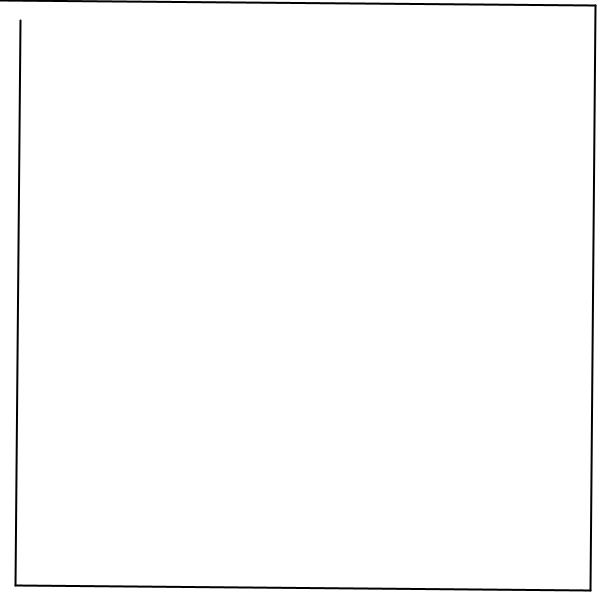
Frame 1 (no input)
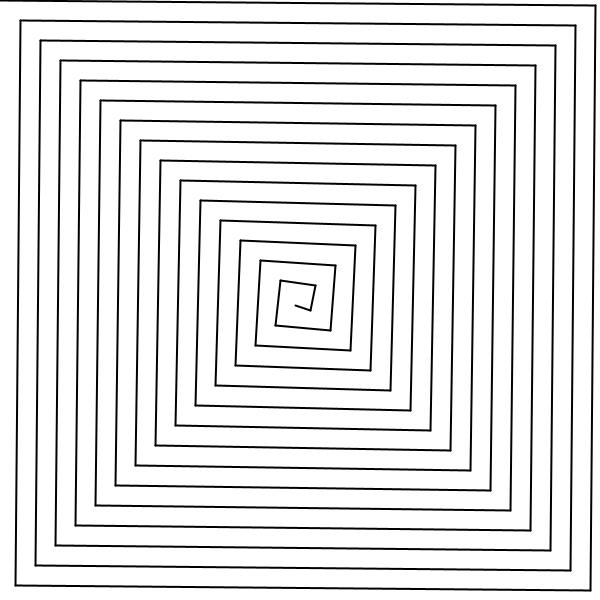
Frame 60 (the mouse pressed at the canvas centre just before this capture)
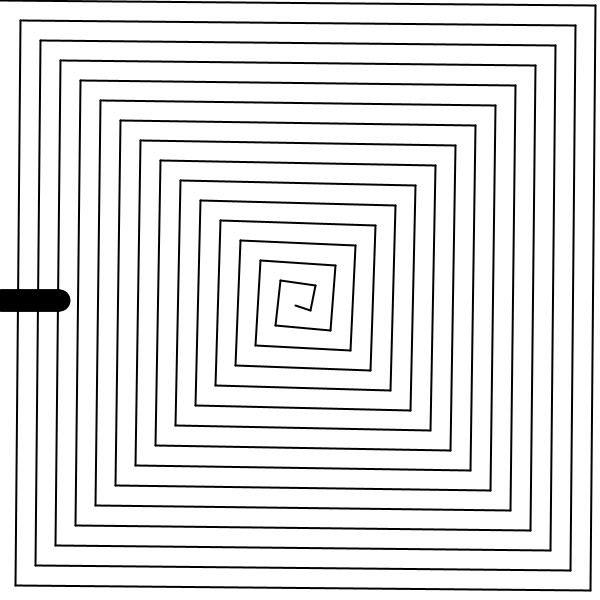
Frame 120 (the mouse held since frame 60 and released just before this capture)

The Processing sketch that drew these frames (run headless with seeded random() and noise(); from frame 60 on, the mouse is pressed at the canvas centre):

// Processing sketch: processing_43901
// ── processing_43901.pde

int a=5;
int b=a*2;
int c=a*3;
int d=a*4;
int x, y;
boolean filler = true;


void setup() {
  size(600, 600);
  smooth();
  background(255);
}

void draw() {
  // square spiral strokeWeight
  strokeWeight(2);

  // left to right top lines
  if (a<height/2) {
    fill(0);
    line (a-5, a-5, width-a, a);
    a+=20;
  }
  // top to bottom right lines
  if (b<width/2) {
    fill(0);
    line (width-b+5, b-5, width-b, height-b);
    b+=20;
  }

  // right to left bottom lines
  if (c<height/2) {
    fill(0);
    line (width-c+5, height-c+5, c, height-c);
    c+=20;
  }

  // bottom to top left lines
  if (d<width/2) {
    fill(0);
    line (d-5, height-d+5, d, d);
    d+=20;
  }

  // horizontal line at height/2
  if (mousePressed==true) {

    if (filler) 
      fill(0);
    else
      noFill();

    ellipse(x, height/2, 20, 20);

    if (x<width/2) {
      x++;

      if (x==(width/2)-1) {
        fill(0);
        ellipseMode(CENTER);
        ellipse(width/2, height/2, 100, 100);
      }
    }
  }
}
